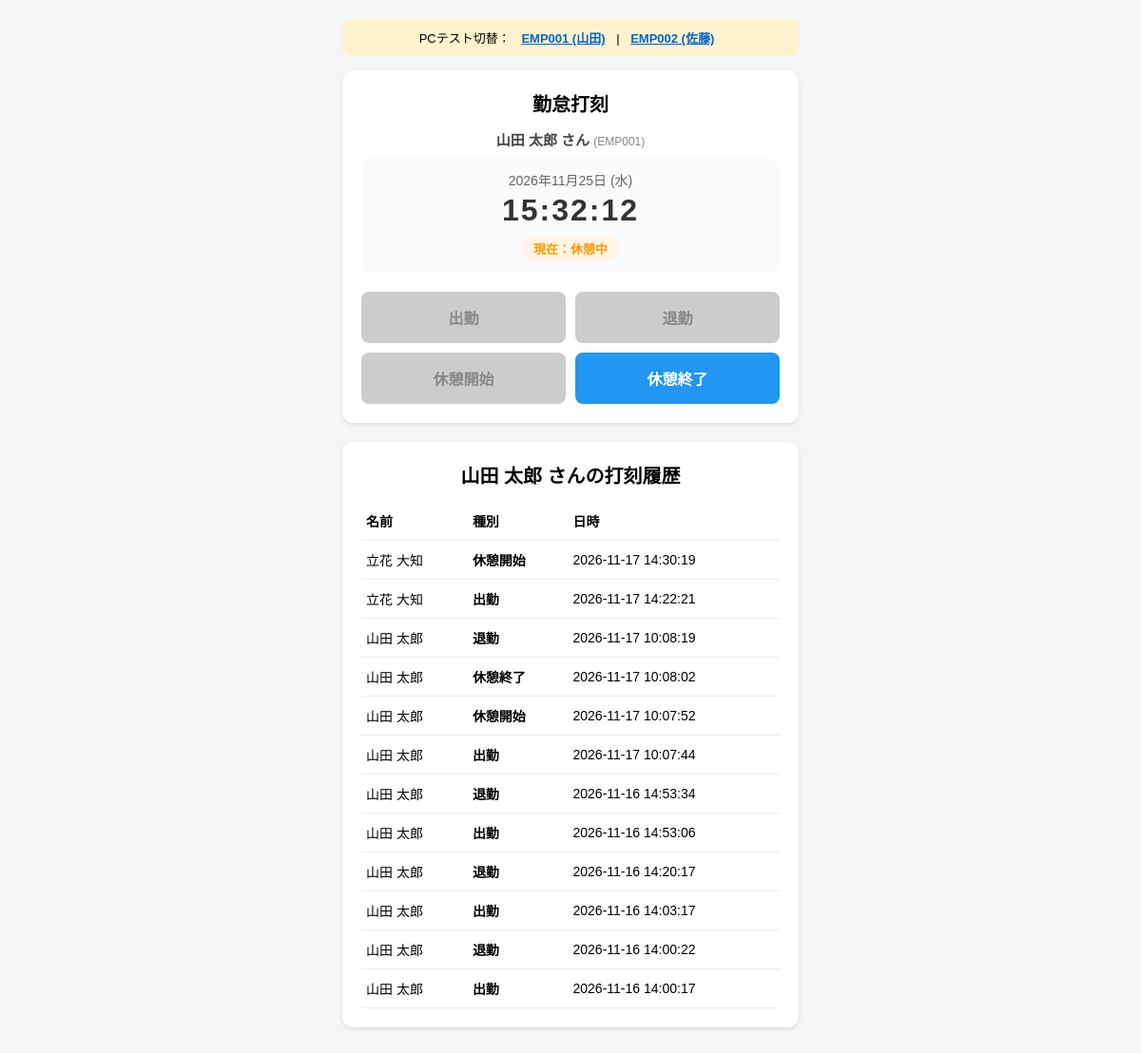
The app's page /, older data.
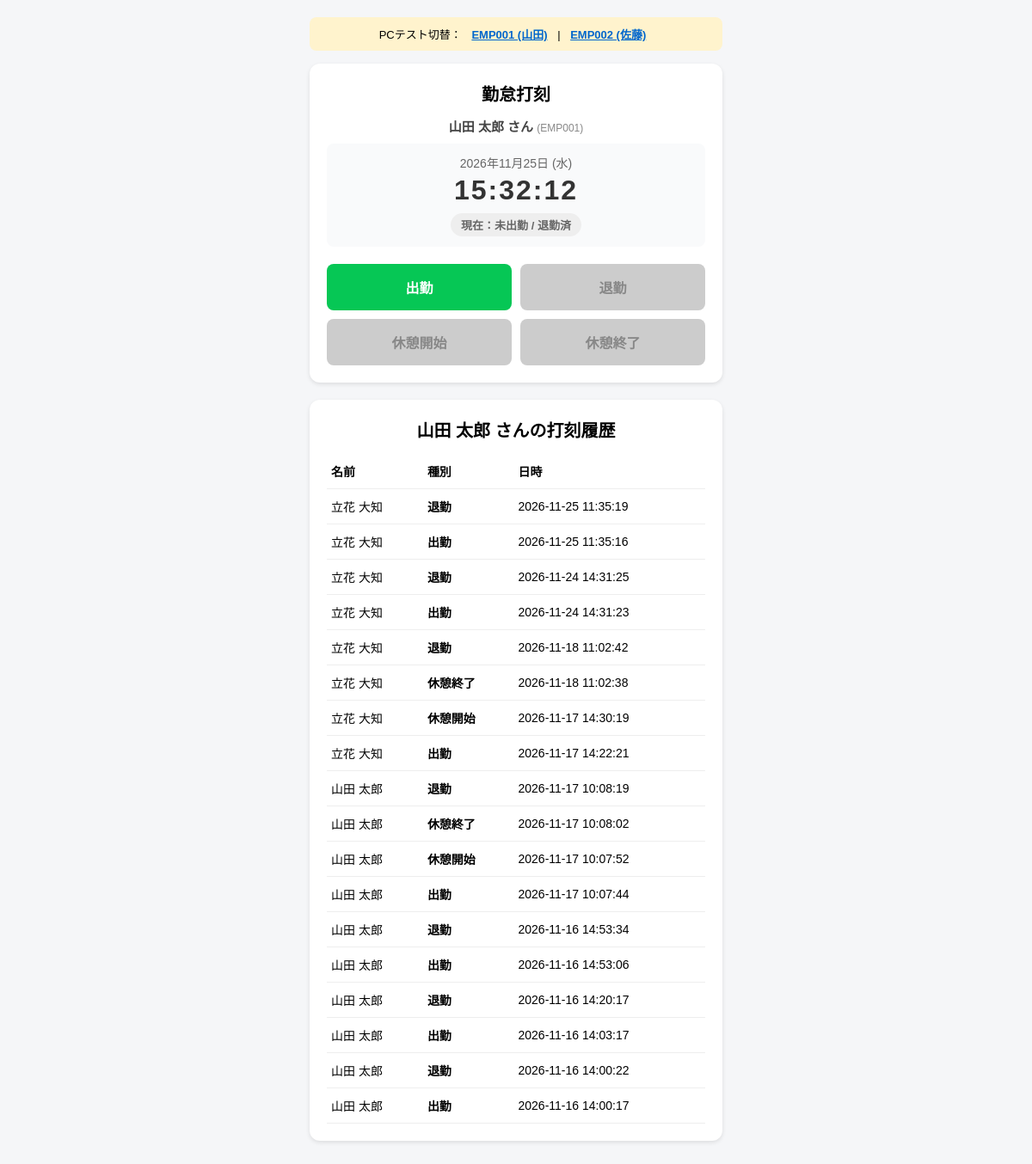
The same page, newer data.
### tables this page shows
CREATE TABLE records (
            id INTEGER PRIMARY KEY AUTOINCREMENT,
            user_id TEXT NOT NULL,
            user_name TEXT NOT NULL,
            action TEXT NOT NULL,
            timestamp TEXT NOT NULL
        );

### flaskr/main.py (the view, shortened to what this page needs)
@app.route('/')
def index():
    line_user_id = request.args.get('line_user_id', '')
    error_msg = request.args.get('error', '')
    mode = request.args.get('mode', '')
    if line_user_id and mode != 'staff':
        return render_template(
            'index.html',
            mode='select',
            line_user_id=line_user_id
        )
    user_id = request.args.get('user_id', 'EMP001')
    user_name = request.args.get('user_name', '山田 太郎')
    conn = sqlite3.connect(DB_NAME)
    c = conn.cursor()
    c.execute(
        'SELECT user_name, action, timestamp FROM records WHERE user_id = ? ORDER BY id DESC LIMIT 20',
        (user_id,)
    )
    records = c.fetchall()
    conn.close()
    last_action = records[0][1] if records else None
    return render_template(
        'index.html',
        mode='staff',
        is_registered=True,
        records=records,
        last_action=last_action,
        user_id=user_id,
        user_name=user_name,
        line_user_id=''
    )

### flaskr/templates/index.html (shortened to what this page needs)
<!DOCTYPE html>
<html lang="ja">
<head>
    <link rel="stylesheet" href="{{ url_for('static', filename='style.css') }}">
</head>
<body>
    {% if not line_user_id %}
    <div class="test-bar">
        PCテスト切替：
        <a href="/?user_id=EMP001&user_name=山田 太郎">EMP001 (山田)</a> |
        <a href="/?user_id=EMP002&user_name=佐藤 花子">EMP002 (佐藤)</a>
    </div>
    {% endif %}
    {% if mode == 'select' %}
    <div class="card">
        <h1>勤怠管理アプリ</h1>
        <p class="info-text">
            利用する機能を選択してください。
        </p>
        <div class="form-group">
            <a href="{{ url_for('index', line_user_id=line_user_id, mode='staff') }}"
               class="btn-register"
               style="display: block; box-sizing: border-box; text-align: center; text-decoration: none; color: white; padding: 15px;">
                スタッフとして利用
            </a>
        </div>
        <div class="form-group">
            <a href="{{ url_for('admin_login') }}"
               class="btn-register"
               style="display: block; box-sizing: border-box; text-align: center; text-decoration: none; color: white; padding: 15px;">
                管理者としてログイン
            </a>
        </div>
    </div>
    {% else %}
    <div class="card">
        <h1>勤怠打刻</h1>
        <div class="user-info">
            {{ user_name }} さん
            <span class="emp-badge">({{ user_id }})</span>
        </div>
        <div class="clock-box">
            <div id="current-date" class="date-text">
            </div>
            <div id="current-time" class="time-text">
            </div>
            {% if last_action in ['出勤', '休憩終了'] %}
            <div class="status-badge status-working">
                現在：出勤中
            </div>
            {% elif last_action == '休憩開始' %}
            <div class="status-badge status-break">
                現在：休憩中
            </div>
            {% else %}
            <div class="status-badge status-off">
                現在：未出勤 / 退勤済
            </div>
            {% endif %}
        </div>
        <form action="/stamp" method="POST">
            <div class="btn-grid">
                <button type="submit" name="action" value="出勤" class="btn-in"
                    {% if last_action not in [None, '退勤'] %}disabled{% endif %}>
                    出勤
                </button>
                <button type="submit" name="action" value="退勤" class="btn-out"
                    {% if last_action not in ['出勤', '休憩終了'] %}disabled{% endif %}>
                    退勤
                </button>
                <button type="submit" name="action" value="休憩開始" class="btn-break-start"
                    {% if last_action not in ['出勤', '休憩終了'] %}disabled{% endif %}>
                    休憩開始
                </button>
                <button type="submit" name="action" value="休憩終了" class="btn-break-end"
                    {% if last_action != '休憩開始' %}disabled{% endif %}>
                    休憩終了
                </button>
            </div>
        </form>
    </div>
    <div class="card">
        <h1>{{ user_name }} さんの打刻履歴</h1>
        <table>
            <thead>
                <tr>
                    <th>名前</th>
                    <th>種別</th>
                    <th>日時</th>
                </tr>
            </thead>
            <tbody>
                {% for record in records %}
                <tr>
                    <td>{{ record[0] }}</td>
                    <td><strong>{{ record[1] }}</strong></td>
                    <td>{{ record[2] }}</td>
                </tr>
                {% else %}
                <tr>
                    <td colspan="3" style="text-align:center; color:#888;">
                        まだ履歴がありません
                    </td>
                </tr>
                {% endfor %}
            </tbody>
        </table>
    </div>
    {% endif %}
</body>
</html>

### flaskr/static/style.css (style rules this page uses)
body { font-family: sans-serif; max-width: 480px; margin: 0 auto; padding: 20px; background: #f5f6f8; }
.card { background: white; padding: 20px; border-radius: 12px; box-shadow: 0 2px 5px rgba(0, 0, 0, 0.1); margin-bottom: 20px; }
h1 { font-size: 20px; text-align: center; margin-top: 0; }
.test-bar { background: #fff3cd; padding: 10px; border-radius: 8px; margin-bottom: 15px; font-size: 13px; text-align: center; }
.test-bar a { color: #0066cc; margin: 0 8px; font-weight: bold; }
.user-info { text-align: center; font-size: 15px; font-weight: bold; color: #444; margin-bottom: 5px; }
.emp-badge { font-size: 12px; color: #888; font-weight: normal; }
.clock-box { text-align: center; margin: 10px 0 20px; padding: 12px; background: #f9fafb; border-radius: 8px; }
.date-text { font-size: 14px; color: #666; margin-bottom: 4px; }
.time-text { font-size: 32px; font-weight: bold; color: #333; letter-spacing: 2px; }
.status-badge { display: inline-block; padding: 4px 12px; border-radius: 20px; font-size: 13px; font-weight: bold; margin-top: 8px; }
.status-off { background: #eee; color: #666; }
.btn-grid { display: grid; grid-template-columns: 1fr 1fr; gap: 10px; }
button { padding: 15px; font-size: 16px; font-weight: bold; border: none; border-radius: 8px; cursor: pointer; color: white; transition: opacity 0.2s; }
.btn-in { background-color: #06c755; }
.btn-out { background-color: #ff5b5b; }
.btn-break-start { background-color: #ff9800; }
.btn-break-end { background-color: #2196f3; }
button:disabled { background-color: #ccc; color: #888; cursor: not-allowed; }
table { width: 100%; border-collapse: collapse; font-size: 14px; }
th, td { padding: 10px 5px; border-bottom: 1px solid #eee; text-align: left; }

Row changes from the older to the newer data that the page shows:
added records: user_name "立花 大知", action "退勤", timestamp "2026-11-25 11:35:19"
added records: user_name "立花 大知", action "出勤", timestamp "2026-11-25 11:35:16"
added records: user_name "立花 大知", action "退勤", timestamp "2026-11-24 14:31:25"
added records: user_name "立花 大知", action "出勤", timestamp "2026-11-24 14:31:23"
added records: user_name "立花 大知", action "退勤", timestamp "2026-11-18 11:02:42"
added records: user_name "立花 大知", action "休憩終了", timestamp "2026-11-18 11:02:38"
Text that changed along with them:
text no longer shown: "現在：休憩中"
text now shown: "現在：未出勤 / 退勤済"
